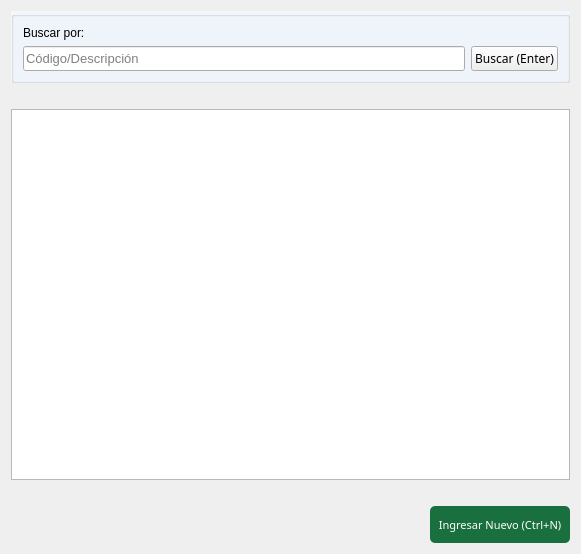
<?xml version="1.0" encoding="UTF-8"?>
<ui version="4.0">
 <class>Form</class>
 <widget class="QWidget" name="Form">
  <property name="geometry">
   <rect>
    <x>0</x>
    <y>0</y>
    <width>581</width>
    <height>554</height>
   </rect>
  </property>
  <property name="windowTitle">
   <string>Articulos</string>
  </property>
  <layout class="QGridLayout" name="gridLayout_4">
   <item row="0" column="0">
    <layout class="QGridLayout" name="gridLayout_2" rowstretch="0,0,80,0,8">
     <item row="0" column="0" colspan="2">
      <widget class="QGroupBox" name="groupBox_2">
       <property name="styleSheet">
        <string notr="true">#groupBox_2{
	background-color: #F2F6FD;
	}</string>
       </property>
       <property name="title">
        <string/>
       </property>
       <layout class="QGridLayout" name="gridLayout_3" columnstretch="90,10">
        <item row="1" column="0">
         <widget class="QLineEdit" name="ln_buscar">
          <property name="sizePolicy">
           <sizepolicy hsizetype="Expanding" vsizetype="Expanding">
            <horstretch>0</horstretch>
            <verstretch>0</verstretch>
           </sizepolicy>
          </property>
          <property name="font">
           <font>
            <family>MS Shell Dlg 2</family>
            <pointsize>10</pointsize>
            <weight>50</weight>
            <bold>false</bold>
           </font>
          </property>
          <property name="mouseTracking">
           <bool>false</bool>
          </property>
          <property name="text">
           <string/>
          </property>
          <property name="frame">
           <bool>true</bool>
          </property>
          <property name="placeholderText">
           <string>Código/Descripción</string>
          </property>
         </widget>
        </item>
        <item row="1" column="1">
         <widget class="QPushButton" name="btn_buscar">
          <property name="sizePolicy">
           <sizepolicy hsizetype="Expanding" vsizetype="Expanding">
            <horstretch>0</horstretch>
            <verstretch>0</verstretch>
           </sizepolicy>
          </property>
          <property name="font">
           <font>
            <family>Ariall</family>
           </font>
          </property>
          <property name="styleSheet">
           <string notr="true"/>
          </property>
          <property name="text">
           <string>Buscar (Enter)</string>
          </property>
          <property name="icon">
           <iconset>
            <normaloff>../ico/search.png</normaloff>../ico/search.png</iconset>
          </property>
          <property name="iconSize">
           <size>
            <width>10</width>
            <height>10</height>
           </size>
          </property>
         </widget>
        </item>
        <item row="0" column="0" colspan="2">
         <widget class="QLabel" name="label_2">
          <property name="styleSheet">
           <string notr="true"/>
          </property>
          <property name="text">
           <string>Buscar por:</string>
          </property>
         </widget>
        </item>
       </layout>
      </widget>
     </item>
     <item row="4" column="0" colspan="2">
      <layout class="QGridLayout" name="gridLayout">
       <item row="0" column="0">
        <layout class="QHBoxLayout" name="horizontalLayout" stretch="0,0,0,0">
         <item>
          <spacer name="horizontalSpacer_2">
           <property name="orientation">
            <enum>Qt::Horizontal</enum>
           </property>
           <property name="sizeHint" stdset="0">
            <size>
             <width>40</width>
             <height>20</height>
            </size>
           </property>
          </spacer>
         </item>
         <item>
          <spacer name="horizontalSpacer_3">
           <property name="orientation">
            <enum>Qt::Horizontal</enum>
           </property>
           <property name="sizeHint" stdset="0">
            <size>
             <width>40</width>
             <height>20</height>
            </size>
           </property>
          </spacer>
         </item>
         <item>
          <spacer name="horizontalSpacer_5">
           <property name="orientation">
            <enum>Qt::Horizontal</enum>
           </property>
           <property name="sizeHint" stdset="0">
            <size>
             <width>40</width>
             <height>20</height>
            </size>
           </property>
          </spacer>
         </item>
         <item>
          <widget class="QPushButton" name="btn_nuevo">
           <property name="sizePolicy">
            <sizepolicy hsizetype="Expanding" vsizetype="Expanding">
             <horstretch>0</horstretch>
             <verstretch>0</verstretch>
            </sizepolicy>
           </property>
           <property name="font">
            <font>
             <family>Ariall</family>
             <pointsize>-1</pointsize>
            </font>
           </property>
           <property name="styleSheet">
            <string notr="true">/*Estilos para el botón*/

#btn_nuevo{
	background-color: #196F3D;
	color: #ffffff;
	font-family: 'Ariall';
	font-size: 11px;
	border-radius: 5px;
	}

#btn_nuevo:hover{
	background-color: #04B431;
	}
</string>
           </property>
           <property name="text">
            <string>Ingresar Nuevo (Ctrl+N)</string>
           </property>
           <property name="icon">
            <iconset>
             <normaloff>../ico/add_to_database.ico</normaloff>../ico/add_to_database.ico</iconset>
           </property>
           <property name="iconSize">
            <size>
             <width>20</width>
             <height>20</height>
            </size>
           </property>
           <property name="shortcut">
            <string>Ctrl+N</string>
           </property>
          </widget>
         </item>
        </layout>
       </item>
      </layout>
     </item>
     <item row="1" column="0" colspan="2">
      <spacer name="horizontalSpacer">
       <property name="orientation">
        <enum>Qt::Horizontal</enum>
       </property>
       <property name="sizeHint" stdset="0">
        <size>
         <width>40</width>
         <height>20</height>
        </size>
       </property>
      </spacer>
     </item>
     <item row="2" column="0" colspan="2">
      <widget class="QTableView" name="tbl_articulos">
       <property name="tabKeyNavigation">
        <bool>false</bool>
       </property>
       <property name="selectionBehavior">
        <enum>QAbstractItemView::SelectRows</enum>
       </property>
       <attribute name="horizontalHeaderShowSortIndicator" stdset="0">
        <bool>true</bool>
       </attribute>
       <attribute name="verticalHeaderVisible">
        <bool>false</bool>
       </attribute>
      </widget>
     </item>
     <item row="3" column="0">
      <spacer name="horizontalSpacer_4">
       <property name="orientation">
        <enum>Qt::Horizontal</enum>
       </property>
       <property name="sizeHint" stdset="0">
        <size>
         <width>40</width>
         <height>20</height>
        </size>
       </property>
      </spacer>
     </item>
    </layout>
   </item>
  </layout>
 </widget>
 <tabstops>
  <tabstop>ln_buscar</tabstop>
  <tabstop>btn_buscar</tabstop>
  <tabstop>tbl_articulos</tabstop>
  <tabstop>btn_nuevo</tabstop>
 </tabstops>
 <resources/>
 <connections/>
</ui>
